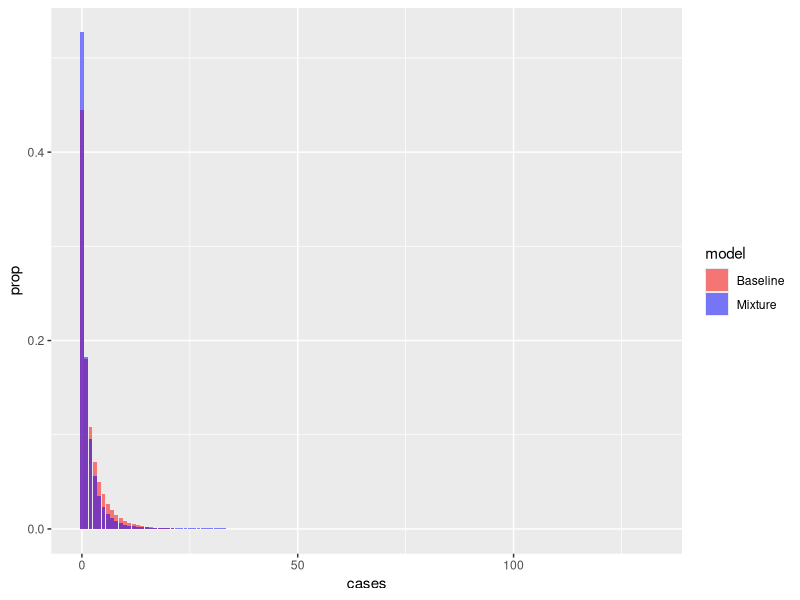
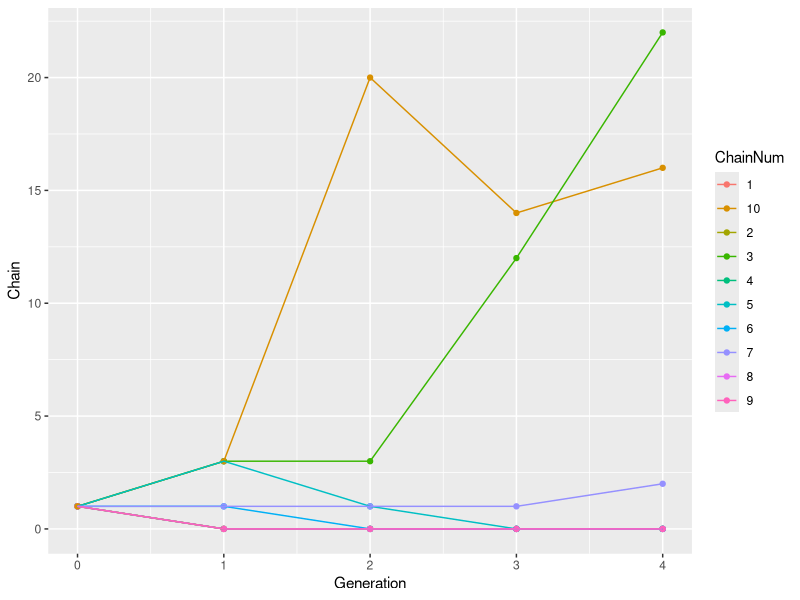
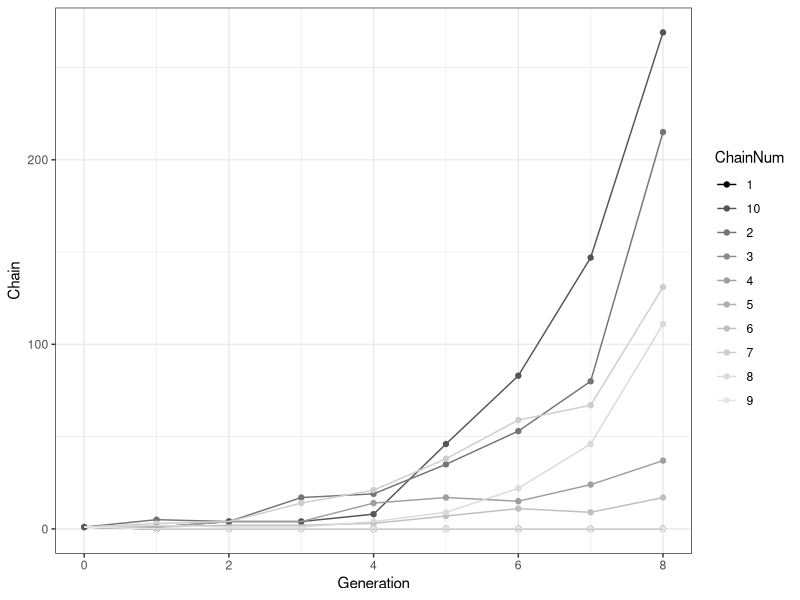
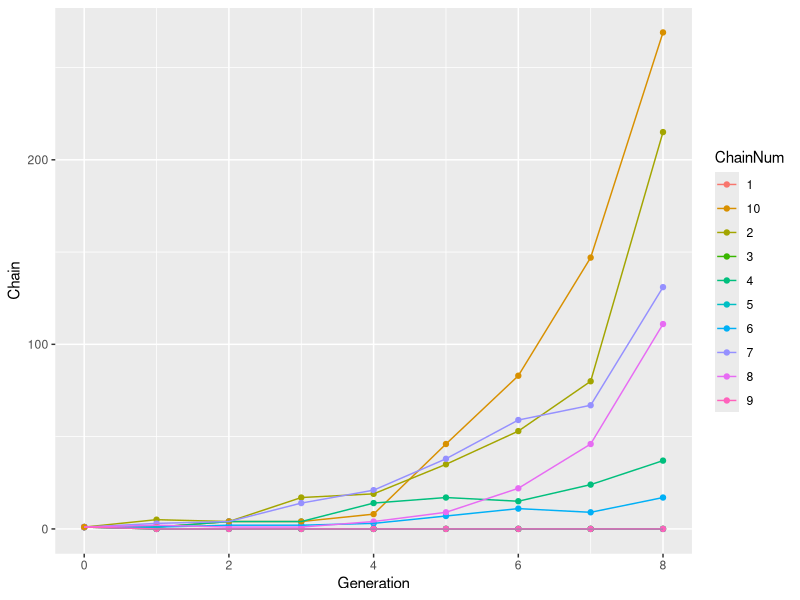
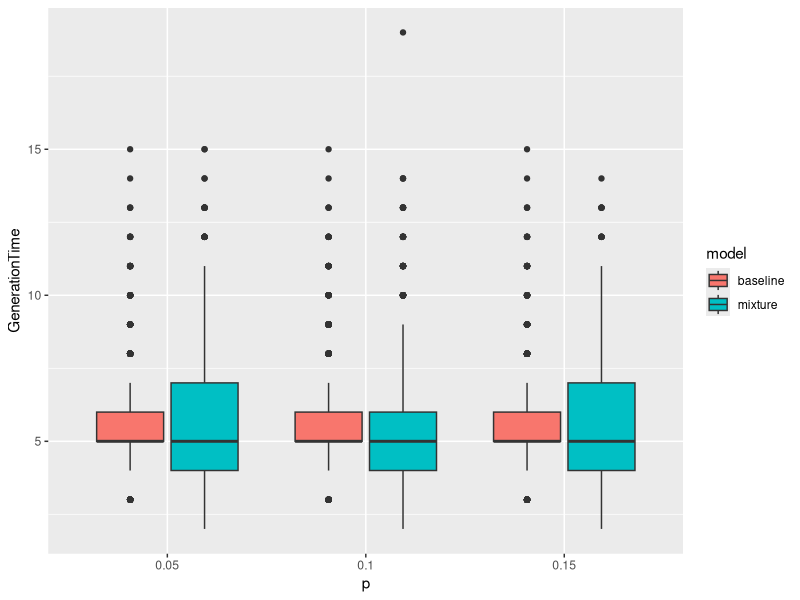
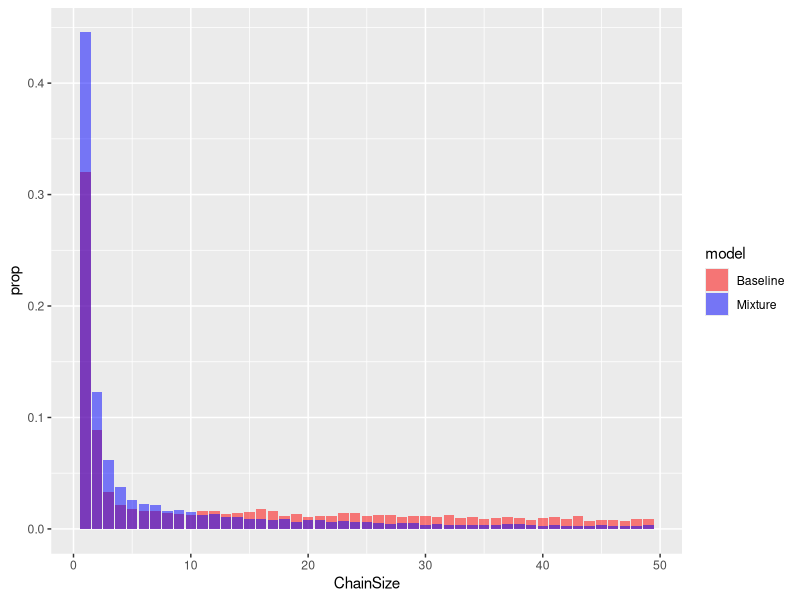
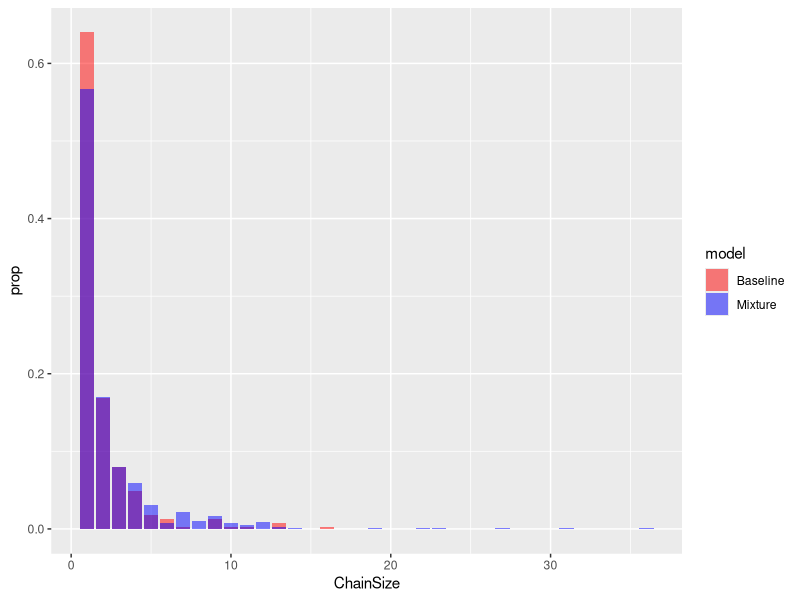
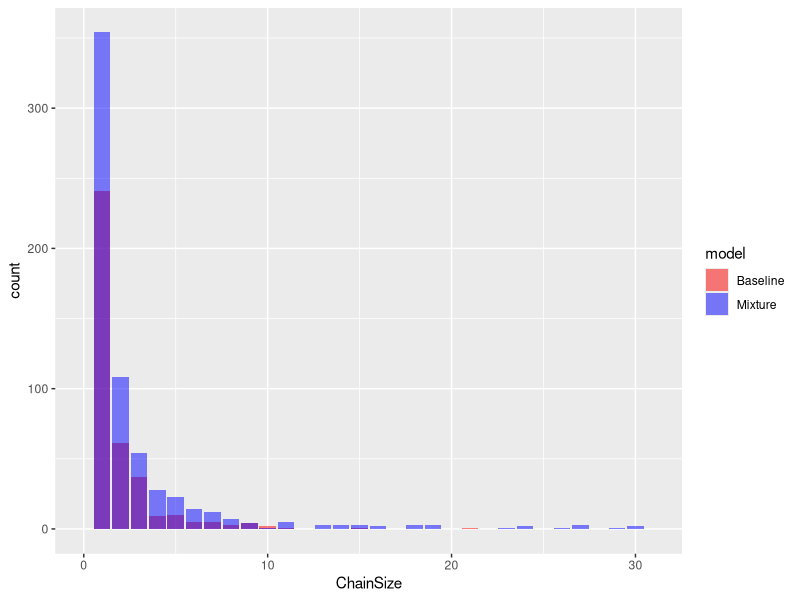

R code for these plots, in order:
## ---- chunk 1
knitr::opts_chunk$set(echo = TRUE)
library(tidyverse)
## ---- chunk 2
knitr::opts_chunk$set(echo=FALSE, warning=FALSE, message=FALSE)
## ---- chunk 3

R0fn<-function(p, R0D, R0A){
R0<- p*R0D+(1-p)*R0A
}

R0adel<-function(R0D, delta){
  R0A<-R0D + delta
}


NegBinomGen<-function(s, R0, k){
  #returns s = Q(s), where Q(s) = pgf of negative binomial
  gen<-1/(1 + (R0/k)*(1 - s))^k -s #solve prob generating fn = s for s. Note R0 > 1 otherwise prob of extinction = 1
}

NegBinomMixtureGen<-function(s, p, R0D,k, delta){
  #R0A = R0D + delta
  R0A<-R0D + delta
  gen<-p/(1 + (R0A/k)*(1 - s))^k+(1-p)/(1 + (R0D/k)*(1 - s))^k -s
}


mean.chain<-function(R0){ 
  #Argument R0 can be R0 if R0<1, if R0 >1, compute R0*
  meanchain<-1/(1-R0)
}

#variance of offspring function
varNegBinomoffspring<-function(R0,k){ 
  v<-R0*(1+R0/k)
}

#variance of offspring function
varNegBinommixtureoffspring<-function(p, R0D,k, delta){ 
  #variance is concave up quadratic function of p
  v<-R0D*(1+R0D/k) + p*delta*(1 + delta*(1-p) + (2*R0D+delta)/k)
}

NegBinomR0star<-function(R0=1.5, k){
  #R0 needs to be bigger than 1
  #R0* = Q'(z) evaluated at prob of extinction z < 1
  extprob<-uniroot(NegBinomGen, c(0, 0.99), R0=R0, k=k)$root
  R0star<-R0*(1+(R0/k)*(1-extprob))^(-k-1)
}

NegBinomMixR0star<-function(p, R0D,k, delta){
  R0A<-R0D + delta
  extprob<-uniroot(NegBinomMixtureGen, c(0, 0.99),  p=p, R0D=R0D, k=k, delta=delta)$root
  R0star<-p*R0A*(1+(R0A/k)*(1-extprob))^(-k-1)+(1-p)*R0D*(1+(R0D/k)*(1-extprob))^(-k-1)
}


variance.chainNegBinom<-function(R0,k){ 
  #Argument: R0 > 1, dispersion parameter k
  #Find variance of chain conditioned on extinction
  #do i need a different function for R0<1??
  extprob<-uniroot(NegBinomGen, c(0, 0.99), R0=R0, k=k)$root
  R0star<-NegBinomR0star(R0,k)
  #need Q'"(z) evaluated at prob of extinction z < 1
  pgf2atextprob<-(R0^2)*((k+1)/k)*(1+(R0/k)*(1-extprob))^(-k-2)
  #Formula from Yan 2008:                                 
  varchain<-(extprob*pgf2atextprob+R0star*(1-R0star))/(1-R0star)^3
  return(varchain)
}

variance.chainNegBinomMix<-function(p, R0D,k, delta){ 
  #Argument: R0 > 1, R0A = (R0 - p R0^D) /(1-p)
  R0A<-R0D + delta
  extprob<-uniroot(NegBinomMixtureGen, c(0, 0.99),  p=p, R0D=R0D, k=k, delta=delta)$root
  R0star<-NegBinomMixR0star(p,R0D,k, delta)
  #need Q'"(z) evaluated at prob of extinction z < 1
  pgf2atextprob<-p*(R0A^2)*((k+1)/k)*(1+(R0A/k)*(1-extprob))^(-k-2)+(1-p)*(R0D^2)*((k+1)/k)*(1+(R0D/k)*(1-extprob))^(-k-2)
  varchain<-(extprob*pgf2atextprob+R0star*(1-R0star))/(1-R0star)^3
  return(varchain)
  }



gNNB<-function(n, p, R0D, R0A, k){
  #inner function - negative binomial mixture
  #find its nth derivative
  q1 <- (1+R0A/k)
  q2 <- (1+R0D/k)
  
  if(n==1) {
    gn<-p*R0A*q1^(-k-1)+(1-p)*R0D*q2^(-k-1)
  }
  else if (n==2){
    gn<-p*((R0A^2)/k)*(k+1)*q1^(-k-2)+(1-p)*((R0D^2)/k)*(k+1)*q2^(-k-2)
  }
  else if (n>2) {
    pvec <- (k+1):(k+n-1)
  ppvec<-prod(pvec)
  #gn<-p*k*ppvec*((R0A/k)^n)*(1+R0A/k)^(-n-k)+(1-p)*(k)*ppvec*((R0D/k)^n)*(1+R0D/k)^(-n-k)
  gn<-p*((R0A/k)^n)*(k*ppvec)*q1^(-k-n)+(1-p)*((R0D/k)^n)*(k*ppvec)*q2^(-k-n) 
  }
  return(gn) 
}

fNrNB<-function(n, r, p, R0D, R0A, k){
  #outer function = pgf at s = 0
  #n is the power (a+b)^n, a = p*(1+R0A/k)^(-k), b=(1-p)*(1+R0D/k)^(-k)
  #r is the derivative required, r = 1, 2, ..., n-1
  #pgf of neg binom at s=0 is (1+R0/k)^(-k)
 fn<-(factorial(n)/factorial(n-r))*(p*(1+R0A/k)^(-k) +(1-p)*(1+R0D/k)^(-k))^(n-r)
}


nbinomchain<-function(j, R0, k){
  #cluster size distribution for negative binomial model
  #formula from Blumberg et al. 2013
  #Arguments: j=chain size, R0=mean, k=dispersion
  a<-R0/k
  x<-j-1
  y<-(a^x)/(1+a)^(k*j+x)
  g<-gamma(k*j+x)/(gamma(k*j)*gamma(j+1))
  return(g*y)
}

#prob cluster <=5
#better to find from the other matrix first?
#filter chains<=5
nbinommixturechain<-function(nend, p, R0D,k, delta){
  #generate cluster size distribution for a nbinom mixture, 
  #clusters of size 1, 2, ...., nend
  R0A<-R0D+delta
csize3end<-numeric(nend-2)

for(n in 3:nend){
  #for loop to calculate chain sizes greater than 2
nvec<-1:(n-1)
# gvec<-gNGeo(nvec, p, R0D, R0A) #need n-1 g derivatives

#compute the inner function 1, 2,..,n-1 derivatives of inner function 
gvec<-numeric(length(nvec))
for(i in 1:length(nvec)) gvec[i]<-gNNB(nvec[i],  p, R0D, R0A,k) #if statement so have to fill one by one
#The n-1th derivative of (a+b)^n evaluated at s = 0:

#use the derivatives to compute the  Bell polynomials vector of length n-1.

#Faa Di Bruno's formula = sum of outer function * Bell polys of the inner function derivatives
x1<-fNrNB(n, 1, p, R0D, R0A,k)*BellB(n-1,1,gvec) #r=1

for(i in 2:(n-1)) x1<-x1+fNrNB(n, i, p, R0D, R0A,k)*BellB(n-1,i,head(gvec,-(i-1)))

#vector of P(chain size = n)
csize3end[n-2]<-x1/factorial(n)
rm(x1)
}
#prob cluster size = 1 = Prob(cases=0)
csize1<-(p)*(1+R0A/k)^(-k)+(1-p)*(1+R0D/k)^(-k)
#prob cluster size = 2
csize2<-fNrNB(2, 1, p, R0D, R0A,k)*gNNB(1,p,R0D, R0A,k)/2

#chain size probabilities
csizemix<-c(csize1, csize2, csize3end)
return(csizemix)
}

ProbabilityChainSizeLessthanEqualC<-function(C, chainsizes){
  #chainsizes is a column vector of chain sizes
  #C =1, 2, ...,length(chainsizes)
  prob<-sum(chainsizes[1:C])
}


NegBinmixturedeviate<- function(m, p, R0D, k, delta) {  
  #Returns a vector of m Poisson mixture deviates
  # Assumes a finite mixture of two Poisson distributions, with prob p and 1-p respectively, 0<p<1
  #1 = success = direct contact
  #0 = failure = aerosol
  #rbinom = one bernoulli trial for direct transmission
  #n = number of observations = 1
  #size = number of trials =1 (bernoulli) per observation
  #if success, deviate = rpois(R0D) otherwise aerosol
  R0A<-R0D +delta
  deviate<-numeric(m) #number of deviates
  for(i in 1:m){
deviate[i]<-ifelse(rbinom(1, size=1, prob = p)==1, rnbinom(1,mu=R0A, size=k), rnbinom(1,mu=R0D, size=k))
  }
  return(deviate)
}

NegBinmixturebranch<- function(n,p, R0D, k, delta) {
  #Arguments:
  #n = number of generations
  #Returns number of cases per generation as a vector
  #Uses Poissonmixturedeviate to generate random variates from mixture distribution
  
	z <- c(1,rep(0,n))#one infected case in generation 0 
	for (i in 2:(n+1)) {
z[i]<-ifelse(z[i-1]==0, 0, sum(NegBinmixturedeviate(z[i-1], p=p, R0D=R0D, k=k, delta=delta)))	  
			}
			return(z)
			}

NegBinbranch<- function(n,R0, k) {
  #Arguments:
  #n = number of generations
  #Returns number of cases per generation as a vector
  #Uses Poissonmixturedeviate to generate random variates from mixture distribution
  
	z <- c(1,rep(0,n))#one infected case in generation 0 
	for (i in 2:(n+1)) {
z[i]<-ifelse(z[i-1]==0, 0, sum(rnbinom(z[i-1],mu=R0,size=k)))	  
			}
			return(z)
			}

NegBinbranchw <- function(R0,k) {
  #returns n = the number of generations that it takes to have a cluster greater than 50 from a Poisson mixture offspring distribution
  
  n<-1
	z <- c(1,rep(0,n)) #n = number of generations after generation 0
	#one infected case in generation 0
	cluster<-sum(z)
	while(cluster<50){
	    i<-n+1
			z[i] <- sum(rnbinom(z[i-1],mu=R0,size=k))
			cluster<-cluster+z[i]
      n<-n+1
      if(z[i]==0){
        break #break out of loop of cluster dies out
      }
			}
			#return(c(z, cluster, n))
if(cluster<50)
	{n<-NA} #prob of extinction zinfinity predicts proportion of clusters that die out
	return(n)
			}

		
NegBinmixturebranchw<- function(p, R0D, k, delta) {  
#returns n = the number of generations that it takes to have a cluster greater than 50 from a Poisson mixture offspring distribution
R0A<-R0D+delta
  n<-1 #generation time
	z <- c(1,rep(0,n))
	#one infected case in generation 0 
	cluster<-sum(z)
	while(cluster<50){
	  #number of poisson rvs needed per case = z[i-1], then add together to get the number of new infections in that generation
	    i<-n+1
	    
	z[i]<-ifelse(z[i-1]==0, 0, sum(NegBinmixturedeviate(z[i-1], p=p, R0D=R0D, k=k, delta=delta)))	 

		cluster<-cluster+z[i]
      n<-n+1
      if(z[i]==0){
        break #if no cases break out of while loop
      }
			}
	#		return(c(z, cluster, n)) as a check
	if(cluster<50)
	{n<-NA}
	return(n)
			}


Poissonmixturebranchw2<- function(p, R0D, R0A) {  
#returns n = the number of generations that it takes to have a cluster greater than 50 from a Poisson mixture offspring distribution

  n<-1 #generation time
	z <- c(1,rep(0,n))
	#one infected case in generation 0 
	cluster<-sum(z)
	while(cluster<50){
	  #number of poisson rvs needed per case = z[i-1], then add together to get the number of new infections in that generation
	    i<-n+1
z[i] <- sum(rmixture(z[i-1], probs = c(p, 1-p), models = expression(rpois(R0D), rpois(R0A))))#params$R0D
		cluster<-cluster+z[i]
      n<-n+1
      if(z[i]==0){
        break #if no cases break out of while loop
      }
			}
	#		return(c(z, cluster, n)) as a check
	if(cluster<50)
	{n<-NA}
	return(n)
			}

## ---- chunk 4
mydata<-data.frame(cases=NegBinmixturedeviate(100000, p=0.1, R0D=1.1, k=0.5,delta=(2-1.1)/0.1))
data<-data.frame(cases=rnbinom(100000, mu=2, size=0.5))
combdat<-bind_rows(list(Mixture=mydata,Baseline=data),
                           .id="model")
ggplot(combdat,aes(cases,y=stat(prop),fill=model))+
   scale_fill_manual(values=c("red","blue"))+
  geom_bar(alpha=0.5,position = 'identity') 
## ---- chunk 5
count(mydata, cases)
## ---- chunk 6
nsims<-1000
ngen=10
cluster<-numeric(nsims)
for(i in 1:nsims) cluster[i]<-sum(NegBinmixturebranch(ngen,p=0.1, R0D=1.1, k=0.5, delta=9)) 
c(mean(cluster[which(cluster>=10)]), range(cluster[which(cluster>=10)]))
median(cluster[which(cluster>=10)])
mean(cluster[which(cluster<10)])
## ---- chunk 7
nsims<-1000
ngen=10
bcluster<-numeric(nsims)
for(i in 1:nsims) bcluster[i]<-sum(NegBinbranch(ngen, R0=2, k=0.5)) 
c(mean(bcluster[which(bcluster>=10)]), range(bcluster[which(bcluster>=10)]))
median(bcluster[which(bcluster>=10)])
mean(bcluster[which(bcluster<10)])
## ---- chunk 8
nsims<-1000
ngen=20
bcluster<-numeric(nsims)
for(i in 1:nsims) bcluster[i]<-sum(NegBinbranch(ngen, R0=0.87, k=0.5)) 
mean(bcluster[which(bcluster>=10)])
median(bcluster[which(bcluster>=10)])
mean(bcluster[which(bcluster<10)])
## ---- chunk 9
nsims<-1000
ngen=20
cluster<-numeric(nsims)
for(i in 1:nsims) cluster[i]<-sum(NegBinmixturebranch(ngen,p=0.1, R0D=0.5, k=0.5, delta=1)) 
mean(cluster[which(cluster>=10)])
median(cluster[which(cluster>=10)])
mean(cluster[which(cluster<10)])
## ---- chunk 10
nsims<-10
ngen=10
sims<-matrix(NA, ncol=nsims, nrow=ngen+1)
for(i in 1:nsims) sims[,i]<-NegBinmixturebranch(ngen,p=0.1, R0D=0.8, k=0.5, delta=1) 
sims
## ---- chunk 11
nsims<-10
ngen=10
sims<-matrix(NA, ncol=nsims, nrow=ngen+1)
for(i in 1:nsims) sims[,i]<-NegBinmixturebranch(ngen,p=0.1, R0D=1.1, k=0.5, delta=9) 
sims
## ---- chunk 12
nsims<-10
ngen=10
bsims<-matrix(NA, ncol=nsims, nrow=ngen+1)
for(i in 1:nsims) bsims[,i]<-NegBinbranch(ngen, R0=2, k=0.5) 
bsims
## ---- chunk 13
ngenmax<-4
simdf<-data.frame(Chain = sims[1:(ngenmax+1),1], ChainNum = "1", Generation=0:ngenmax)
chainnum<-c("2", "3", "4", "5", "6", "7", "8", "9", "10")
for(i in 2:nsims) simdf<-bind_rows(simdf, data.frame(Chain=sims[1:(ngenmax+1),i], ChainNum = chainnum[i-1], Generation=0:ngenmax))
## ---- chunk 14
ggplot(simdf)+
   geom_point(aes(x = Generation, y = Chain, colour=ChainNum))+
  geom_line(aes(x = Generation, y = Chain, colour=ChainNum))
## ---- chunk 15
nsims<-10
ngen=10
sims<-matrix(NA, ncol=nsims, nrow=ngen+1)
for(i in 1:nsims) sims[,i]<-NegBinmixturebranch(ngen,p=0.1, R0D=1.1, k=2, delta=9) 
sims
## ---- chunk 16
ngenmax<-8
simdf<-data.frame(Chain = sims[1:(ngenmax+1),1], ChainNum = "1", Generation=0:ngenmax)
chainnum<-c("2", "3", "4", "5", "6", "7", "8", "9", "10")
for(i in 2:nsims) simdf<-bind_rows(simdf, data.frame(Chain=sims[1:(ngenmax+1),i], ChainNum = chainnum[i-1], Generation=0:ngenmax))
## ---- chunk 17
ggplot(simdf)+
   geom_point(aes(x = Generation, y = Chain,colour=ChainNum))+
  geom_line(aes(x = Generation, y = Chain, colour=ChainNum))+
  scale_colour_grey(start = 0, end = .9) +
  theme_bw()
## ---- chunk 18
ggplot(simdf)+
   geom_point(aes(x = Generation, y = Chain, colour=ChainNum))+
  geom_line(aes(x = Generation, y = Chain, colour=ChainNum))
## ---- chunk 19
nsims<-10
ngen=10
bsims<-matrix(NA, ncol=nsims, nrow=ngen+1)
for(i in 1:nsims) bsims[,i]<-NegBinbranch(ngen, R0=2, k=2) 
bsims
## ---- chunk 20
nsims<-10000
ngen=10
sims<-matrix(NA, ncol=nsims, nrow=ngen+1)
for(i in 1:nsims) sims[,i]<-NegBinmixturebranch(ngen,p=0.1, R0D=1.1, k=2, delta=9) 
## ---- chunk 21
ngenmax<-8
simdf<-data.frame(Chain = sims[1:(ngenmax+1),1], ChainNum = "1", Generation=0:ngenmax)
chainnum<-paste0("", 1:nsims)
for(i in 2:nsims) simdf<-bind_rows(simdf, data.frame(Chain=sims[1:(ngenmax+1),i], ChainNum = chainnum[i-1], Generation=0:ngenmax))
#View(simdf%>%filter(Generation==8 & Chain==0))
## ---- chunk 22
#R0=4.5
nsims<-10000 #use while loops
kval<-0.5
R0<-2
R0D<-1.1
poissgen2<-numeric(nsims)
for(i in 1:length(poissgen2)) {
  poissgen2[i]<-NegBinbranchw(R0, kval)
}
#vary p =0.05, 0.1, 0.2
poissmixgen2<-numeric(nsims)
for(i in 1:length(poissmixgen2)) poissmixgen2[i]<-NegBinmixturebranchw(p=0.05, R0D, k=kval, delta=(R0-R0D)/0.05)

poissmixgen3<-numeric(nsims)
for(i in 1:length(poissmixgen3)) poissmixgen3[i]<-NegBinmixturebranchw(p=0.1, R0D, k=kval, delta=(R0-R0D)/0.1)
poissmixgen4<-numeric(nsims)
for(i in 1:length(poissmixgen4)) poissmixgen4[i]<-NegBinmixturebranchw(p=0.15, R0D, k=kval, delta=(R0-R0D)/0.15)
check<-c(length(na.omit(poissmixgen2)),length(na.omit(poissmixgen3)), length(na.omit(poissmixgen4)))
poissgen2<-na.omit(poissgen2)
poissmixgen2<-na.omit(poissmixgen2)
poissmixgen3<-na.omit(poissmixgen3)
poissmixgen4<-na.omit(poissmixgen4)

## ---- chunk 23


nsims2<-round(min(check),digits=-2) #round to the nearest 100
pval=rep(c("0.05", "0.1","0.15"), each=2*nsims2)
model=rep(c("baseline","mixture"),each=nsims2)
gentime<-c(poissgen2[1:nsims2], poissmixgen2[1:nsims2], poissgen2[1:nsims2],poissmixgen3[1:nsims2], poissgen2[1:nsims2], poissmixgen4[1:nsims2])
data2=data.frame(p=pval, model ,  GenerationTime=gentime)
 
# grouped boxplot
#p<-
ggplot(data2, aes(x=p, y=GenerationTime, fill=model)) + 
    geom_boxplot()

#ggsave("gentimeR0.pdf", p, height=4, width=5)
## ---- chunk 24
nsims<-10000
ngen=4
cluster<-numeric(nsims)
for(i in 1:nsims) cluster[i]<-sum(NegBinmixturebranch(ngen,p=0.1, R0D=1.1, k=2, delta=9)) 
bcluster<-numeric(nsims)
for(i in 1:nsims) bcluster[i]<-sum(NegBinbranch(ngen, R0=2, k=2)) 
mydata<-data.frame(ChainSize=cluster)
data<-data.frame(ChainSize=bcluster)
combdat<-bind_rows(list(Mixture=mydata,Baseline=data),
                           .id="model")
#plot only chains less than 50 (so prop is conditional)
ggplot(filter(combdat, ChainSize<50),aes(ChainSize,y=stat(prop),fill=model))+
   scale_fill_manual(values=c("red","blue"))+
  geom_bar(alpha=0.5,position = 'identity') 
## ---- chunk 25
nsims<-1000
ngen=10
sims<-matrix(NA, ncol=nsims, nrow=ngen+1)
for(i in 1:nsims) sims[,i]<-NegBinmixturebranch(ngen,p=0.1, R0D=1.1, k=2, delta=9)
mchains<-sims[,(sims[(ngen+1),]) == 0] #select only the columns with final generation cases = 0
bsims<-matrix(NA, ncol=nsims, nrow=ngen+1)
for(i in 1:nsims) bsims[,i]<-NegBinbranch(ngen, R0=2, k=2) 
bchains<-bsims[,(bsims[(ngen+1),]) == 0]
mydata<-data.frame(ChainSize=colSums(mchains))
data<-data.frame(ChainSize=colSums(bchains))
combdat<-bind_rows(list(Mixture=mydata,Baseline=data),
                           .id="model")
ggplot(combdat,aes(ChainSize,y=stat(prop),fill=model))+
   scale_fill_manual(values=c("red","blue"))+
  geom_bar(alpha=0.5,position = 'identity') 
## ---- chunk 26
dim(mchains)[2]/1000
dim(bchains)[2]/1000
summary(colSums(mchains))
summary(colSums(bchains))
## ---- chunk 27
dnbinom(0, size=2, mu=2)/uniroot(NegBinomGen, c(0, 0.99), R0=2, k=2)$root
## ---- chunk 28
nsims<-1000
ngen=10
sims<-matrix(NA, ncol=nsims, nrow=ngen+1)
for(i in 1:nsims) sims[,i]<-NegBinmixturebranch(ngen,p=0.1, R0D=1.1, k=2, delta=9)
mchains<-sims[,(sims[(ngen+1),]) == 0] #select only the columns with final generation cases = 0
bsims<-matrix(NA, ncol=nsims, nrow=ngen+1)
for(i in 1:nsims) bsims[,i]<-NegBinbranch(ngen, R0=2, k=2) 
bchains<-bsims[,(bsims[(ngen+1),]) == 0]
mydata<-data.frame(ChainSize=colSums(sims))
data<-data.frame(ChainSize=colSums(bsims))
combdat<-bind_rows(list(Mixture=mydata,Baseline=data),
                           .id="model")
ggplot(combdat,aes(x=ChainSize,fill=model))+
   scale_fill_manual(values=c("red","blue"))+
  geom_bar(alpha=0.5,position = 'identity') +
  xlim(0, max(colSums(mchains)))

mixy<-count(mydata, ChainSize)
mixx<-mutate(mixy, ChainSizeProp=n/1000)
basey<-count(data, ChainSize)
basex<-mutate(basey, ChainSizeProp=n/1000)
combdat<-bind_rows(list(Mixture=mixx,Baseline=basex),
                           .id="model")
ggplot(combdat,aes(x=ChainSize, y=ChainSizeProp,colors=model))+
  geom_point()+
   scale_fill_manual(values=c("red","blue"))+
 # geom_bar(alpha=0.5,position = 'identity') +
  xlim(0, max(colSums(mchains)))
## ---- chunk 29

pval<-c(0.05, 0.1, 0.15, 0.2)

#mix data is negative binomial mixture model, R0=2, R0D, p as above dispersion parameter = k
mixsim<-matrix(NA, nrow=10000, ncol=4)
for(i in 1:4) mixsim[,i]<-NegBinmixturedeviate(10000, p=pval[i], R0D=1.1, k=0.5,delta=(2-1.1)/pval[i])

#make a pmf data frame with columns = cases, proportions, dispersion parameters, model type
mdatasim<-data.frame(Cases=mixsim[,1], p=rep(pval[1],10000), Model=rep("mixture",10000), delta=(2-1.1)/pval[1])
for(i in 2:4) mdatasim<-bind_rows(mdatasim,data.frame(Cases=mixsim[,i], p=rep(pval[i],10000), Model=rep("mixture",10000), delta=(2-1.1)/pval[i]))

bdatasim<-data.frame(Cases=rnbinom(10000, mu=2, size=0.5),  p=rep(1,10000), Model=rep("base",10000), delta=(2-1.1))


sim05<-bind_rows(bdatasim, mdatasim)
sim05<-mutate(sim05, R0A=1.1+delta)
mdatasim<-mutate(mdatasim, R0A=1.1+delta)
## ---- chunk 30
ggplot(mdatasim, aes(x = Cases, y=stat(prop), fill=p))+
  geom_bar(position = 'identity')+
  facet_wrap(~R0A, labeller=label_both)+
  xlim(-1,30)
## ---- chunk 31
count(filter(mdatasim,R0A=="19.1"), Cases)
## ---- chunk 32
mydata<-data.frame(cases=NegBinmixturedeviate(100000, p=0.1, R0D=1.1, k=0.5,delta=(2-1.1)/0.1))
data<-data.frame(cases=rnbinom(100000, mu=2, size=0.5))
combdat<-bind_rows(list(Mixture=mydata,Baseline=data),
                           .id="model")
ggplot(combdat,aes(cases,y=stat(prop),fill=model))+
   scale_fill_manual(values=c("red","blue"))+
  geom_bar(alpha=0.5,position = 'identity') +
  ggtitle("k=1/2")
## ---- chunk 33
mydata<-data.frame(cases=NegBinmixturedeviate(100000, p=0.1, R0D=1.1, k=2,delta=(2-1.1)/0.1))
data<-data.frame(cases=rnbinom(100000, mu=2, size=2))
combdat<-bind_rows(list(Mixture=mydata,Baseline=data),
                           .id="model")
ggplot(combdat,aes(cases,y=stat(prop),fill=model))+
   scale_fill_manual(values=c("red","blue"))+
  geom_bar(alpha=0.5,position = 'identity') +
  ggtitle("k=2")
